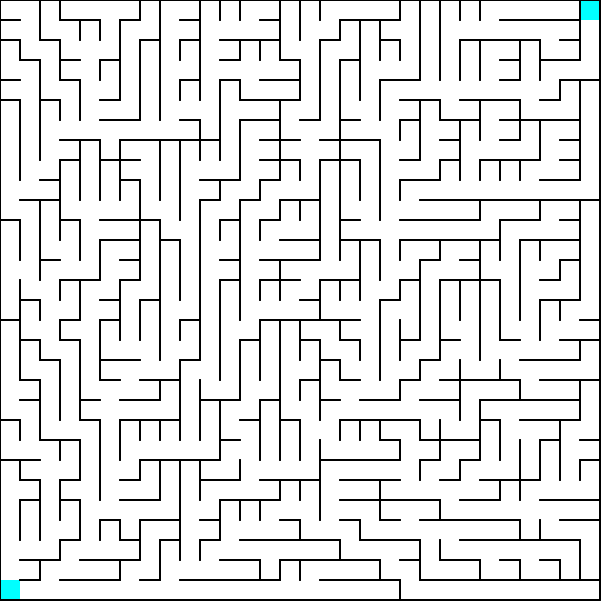
Frame 1 (no input)
Frame 60 (no input): identical to frame 1, image omitted
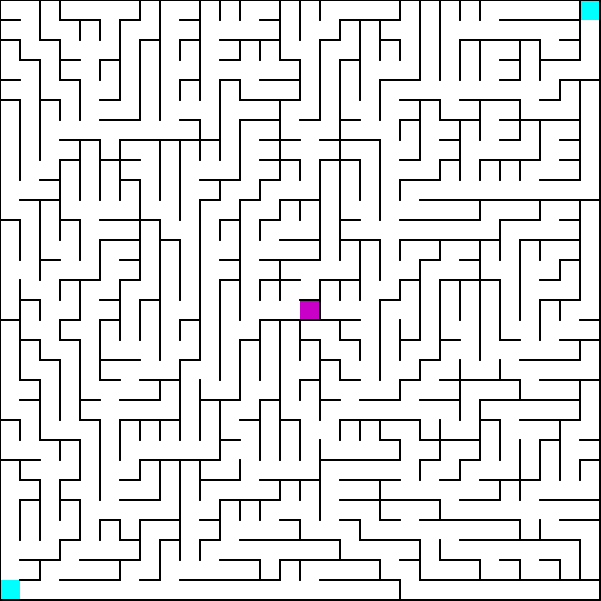
Frame 120 (the mouse pressed at the canvas centre since frame 60)

The p5.js sketch that drew these frames (run headless with seeded random() and noise() and a simulated clock; from frame 60 on, the mouse is pressed at the canvas centre):

// p5.js sketch
// ── sketch.js
var cols = 30;
var rows = 30;
var grid = [];

var w;
var h;

var curCell;
var stack = [];

var solve = false;
var instructions = ['click mouse to draw on maze, hold down any key while drawing to erase', 'press r to generate a new maze', 'press e to erase all', 'press enter to solve'];
var ps = [];

function setup() {
  createCanvas(601, 601);
  w = (width - 1) / cols;
  h = (height - 1) / rows;

  createGrid();
  curCell = grid[0][rows - 1];
  stack.push(curCell);
  curCell.visited = true;

  cycle();
  startSolving();
  let thing;
  for (let instruction of instructions) {
    let thing = createP();
    ps.push(thing);
  }
}

function createGrid() {
  for (var i = 0; i < cols; i++) {
    grid[i] = [];
    for (var j = 0; j < rows; j++) {
      grid[i][j] = new cell(i, j);
    }
  }
}

function drawGrid() {
  noStroke();
  fill(0, 255, 255);
  rect(start.x * w, start.y * h, w, h);
  rect(end.x * w, end.y * h, w, h);

  for (var i = 0; i < cols; i++) {
    for (var j = 0; j < rows; j++) {
      grid[i][j].show();
    }
  }

  if (solve) {
    for (var i = 0; i < closedSet.length; i++) {
      closedSet[i].show(color(255, 0, 0));
    }
    for (var i = 0; i < openSet.length; i++) {
      openSet[i].show(color(0, 255, 0));
    }
    for (var i = 0; i < path.length; i++) {
      path[i].show(color(0, 255, 255));
    }
  } else {
    for (var i = 0; i < path.length; i++) {
      path[i].show(color(0, 255, 0));
    }
  }

  push();
  strokeWeight(4);
  stroke(100);
  noFill();
  beginShape();
  for (var i = 0; i < path.length; i++) {
    vertex(path[i].x * w + (w / 2), path[i].y * h + (h / 2));
  }
  endShape();
  pop();
}

function cycle() {
  while (stack.length > 0) {
    let index = floor(random(stack.length));
    currentCell = stack[index];
    stack.splice(index, 1);

    let neighbors = currentCell.checkNeighbors();
    if (neighbors.length > 0) {
      stack.push(currentCell);

      let chosen = random(neighbors);
      removeWall(currentCell.x, currentCell.y, chosen.x, chosen.y);
      chosen.visited = true;
      stack.push(chosen);
    }
  }

  for (var i = 0; i < cols; i++) {
    for (var j = 0; j < rows; j++) {
      grid[i][j].getNeighbors();
    }
  }
}

function startSolving() {
  openSet = [];
  closedSet = [];
  path = [];

  start = grid[0][rows - 1];
  end = grid[cols - 1][0];
  openSet.push(start);
}

function draw() {
  background(255);
  UI();
  if (solve) {
    aCycle();
  }
  drawGrid();
  for (var i = 0; i < instructions.length; i++) {
    ps[i].html(instructions[i]);
  }
}

// ── A_Star.js
var openSet = [];
var closedSet = [];
var path = [];
var start;
var end;

function removeFromArray(arr, elt) {
  for (var i = arr.length - 1; i >= 0; i--) {
    if (arr[i] == elt) {
      arr.splice(i, 1);
    }
  }
}

function heuristic(a, b) {
  var d = abs(a.x - b.x) + abs(a.y - b.y);
  return d;
}

function aCycle() {
  if (openSet.length > 0) {
    var winner = 0;
    for (var i = 0; i < openSet.length; i++) {
      if (openSet[i].f < openSet[winner].f) {
        winner = i;
      }
    }
    var current = openSet[winner];

    if (current.x == end.x && current.y == end.y) {
      solve = false;
      console.log("done!");
    }

    removeFromArray(openSet, current);
    closedSet.push(current);

    var neighbors = current.neighbors;
    for (var i = 0; i < neighbors.length; i++) {
      var neighbor = neighbors[i];

      if (!closedSet.includes(neighbor)) {
        var tempG = current.g + 1;

        var newPath = false;
        if (openSet.includes(neighbor)) {
          if (tempG < neighbor.g) {
            neighbor.g = tempG;
            newPath = true;
          }
        } else {
          neighbor.g = tempG;
          newPath = true;
          openSet.push(neighbor);
        }

        if (newPath) {
          neighbor.h = heuristic(neighbor, end);
          neighbor.f = neighbor.g + neighbor.h;
          neighbor.previous = current;
        }
      }
    }

  } else {
    console.log('no solution');
    done = true;
    return;
  }

  path = [];
  var temp = current;
  path.push(temp);
  while (temp.previous) {
    path.push(temp.previous);
    temp = temp.previous;
  }
}

// ── Cell.js
class cell {
  constructor(x, y) {
    //walls start at top, then go clockwise
    this.walls = [true, true, true, true];
    this.x = x;
    this.y = y;
    this.visited = false;
    this.clicked = false;

    this.f = 0;
    this.g = 0;
    this.h = 0;
    this.previous = undefined;
    this.neighbors = [];
  }

  getNeighbors() {
    let x = this.x;
    let y = this.y;

    if (this.x > 0) {
      if (!this.walls[3]) {
        this.neighbors.push(grid[x - 1][y]);
      }
    }
    if (this.x < cols - 1) {
      if (!this.walls[1]) {
        this.neighbors.push(grid[x + 1][y]);
      }
    }
    if (this.y > 0) {
      if (!this.walls[0]) {
        this.neighbors.push(grid[x][y - 1]);
      }
    }
    if (this.y < rows - 1) {
      if (!this.walls[2]) {
        this.neighbors.push(grid[x][y + 1]);
      }
    }
  }

  checkNeighbors() {
    let x = this.x;
    let y = this.y;
    let neighbors = [];

    if (this.x > 0) {
      if (!grid[x - 1][y].visited) {
        neighbors.push(grid[x - 1][y]);
      }
    }
    if (this.x < cols - 1) {
      if (!grid[x + 1][y].visited) {
        neighbors.push(grid[x + 1][y]);
      }
    }
    if (this.y > 0) {
      if (!grid[x][y - 1].visited) {
        neighbors.push(grid[x][y - 1]);
      }
    }
    if (this.y < rows - 1) {
      if (!grid[x][y + 1].visited) {
        neighbors.push(grid[x][y + 1]);
      }
    }

    return neighbors;
  }

  show(c) {
    let x1 = this.x * w;
    let y1 = this.y * h;
    let x2 = x1 + w;
    let y2 = y1 + h;

    if (c) {
      fill(c);
      noStroke();
      rect(x1, y1, w, h);
    }

    if (this.clicked){
      fill(200, 0, 200);
      noStroke();
      rect(x1, y1, w, h);
    }

    stroke(0);
    push();
    strokeWeight(2);
    if (this.walls[0]) {
      line(x1, y1, x2, y1);
    }
    if (this.walls[1]) {
      line(x2, y1, x2, y2);
    }
    if (this.walls[2]) {
      line(x2, y2, x1, y2);
    }
    if (this.walls[3]) {
      line(x1, y2, x1, y1);
    }
    pop();
  }
}

function removeWall(x1, y1, x2, y2) {
  let cell1 = grid[x1][y1];
  let cell2 = grid[x2][y2];
  if (x1 - x2 == 1) {
    cell1.walls[3] = false;
    cell2.walls[1] = false;
  }
  if (x1 - x2 == -1) {
    cell1.walls[1] = false;
    cell2.walls[3] = false;
  }
  if (y1 - y2 == 1) {
    cell1.walls[0] = false;
    cell2.walls[2] = false;
  }
  if (y1 - y2 == -1) {
    cell1.walls[2] = false;
    cell2.walls[0] = false;
  }
}

// ── userInterface.js
function UI() {
  if (mouseIsPressed) {
    if (mouseX < width && mouseY < height) {
      let x = floor(mouseX / w);
      let y = floor(mouseY / h);
      if (keyIsPressed) {
        grid[x][y].clicked = false;
      } else {
        grid[x][y].clicked = true;
      }
    }
  }
}

function keyTyped() {
  if (key == 'r') {
    createGrid();
    curCell = grid[0][rows - 1];
    stack.push(curCell);
    curCell.visited = true;
    cycle();

    startSolving();
  }

  if (key == 'e') {
    for (var i = 0; i < cols; i++) {
      for (var j = 0; j < rows; j++) {
        grid[i][j].clicked = false;
      }
    }
  }

  if (keyCode == ENTER){
    solve = true;
  }
}
